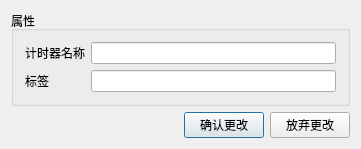
<?xml version="1.0" encoding="UTF-8"?>
<ui version="4.0">
 <class>EditTimerDlgClass</class>
 <widget class="QDialog" name="EditTimerDlgClass">
  <property name="geometry">
   <rect>
    <x>0</x>
    <y>0</y>
    <width>361</width>
    <height>131</height>
   </rect>
  </property>
  <property name="windowTitle">
   <string>编辑计时器</string>
  </property>
  <layout class="QVBoxLayout" name="verticalLayout">
   <item>
    <widget class="QGroupBox" name="groupBox">
     <property name="title">
      <string>属性</string>
     </property>
     <layout class="QGridLayout" name="gridLayout">
      <item row="0" column="0">
       <widget class="QLabel" name="label">
        <property name="text">
         <string>计时器名称</string>
        </property>
       </widget>
      </item>
      <item row="0" column="1">
       <widget class="QLineEdit" name="edit_timer_name"/>
      </item>
      <item row="1" column="0">
       <widget class="QLabel" name="label_2">
        <property name="text">
         <string>标签</string>
        </property>
       </widget>
      </item>
      <item row="1" column="1">
       <widget class="QLineEdit" name="edit_tags"/>
      </item>
     </layout>
    </widget>
   </item>
   <item>
    <layout class="QHBoxLayout" name="horizontalLayout">
     <item>
      <spacer name="horizontalSpacer">
       <property name="orientation">
        <enum>Qt::Horizontal</enum>
       </property>
       <property name="sizeHint" stdset="0">
        <size>
         <width>40</width>
         <height>20</height>
        </size>
       </property>
      </spacer>
     </item>
     <item>
      <widget class="QPushButton" name="btn_ok">
       <property name="text">
        <string>确认更改</string>
       </property>
      </widget>
     </item>
     <item>
      <widget class="QPushButton" name="btn_cancel">
       <property name="text">
        <string>放弃更改</string>
       </property>
      </widget>
     </item>
    </layout>
   </item>
  </layout>
 </widget>
 <layoutdefault spacing="6" margin="11"/>
 <resources/>
 <connections>
  <connection>
   <sender>btn_cancel</sender>
   <signal>clicked()</signal>
   <receiver>EditTimerDlgClass</receiver>
   <slot>reject()</slot>
   <hints>
    <hint type="sourcelabel">
     <x>313</x>
     <y>108</y>
    </hint>
    <hint type="destinationlabel">
     <x>180</x>
     <y>65</y>
    </hint>
   </hints>
  </connection>
 </connections>
</ui>
